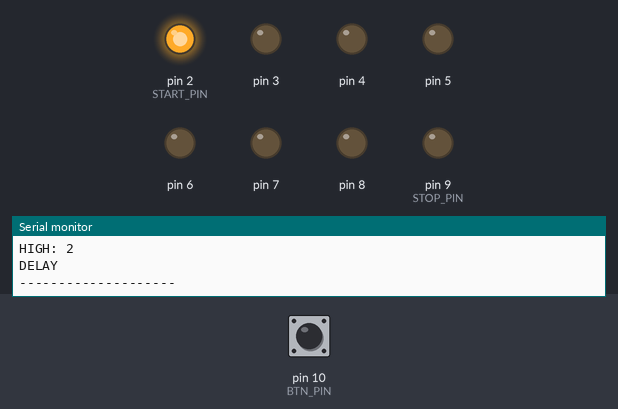
Bench run of a sketch on a simulated Arduino Uno, built with avr-gcc and run on an emulated ATmega328P. On the bench: output pins drawn as LEDs (lit = HIGH), the last lines printed to the serial monitor. The test bench sets the inputs (shaded band); at power-on: pin 10 (BTN_PIN) HIGH.

Above: at 0.1 s.
At 0.7 s:
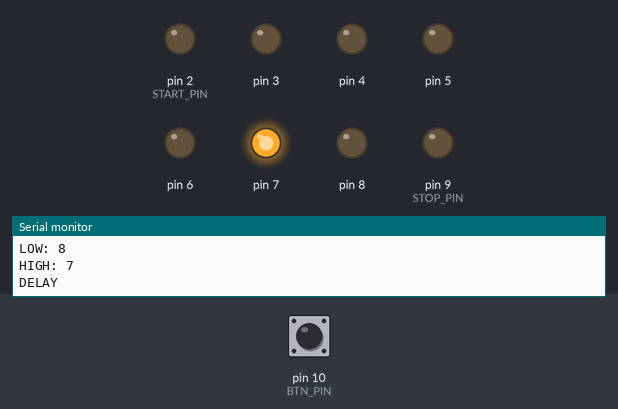
At 1.1 s:
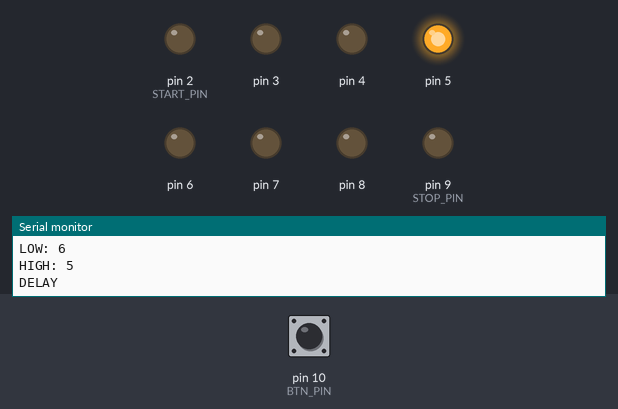
At 1.5 s:
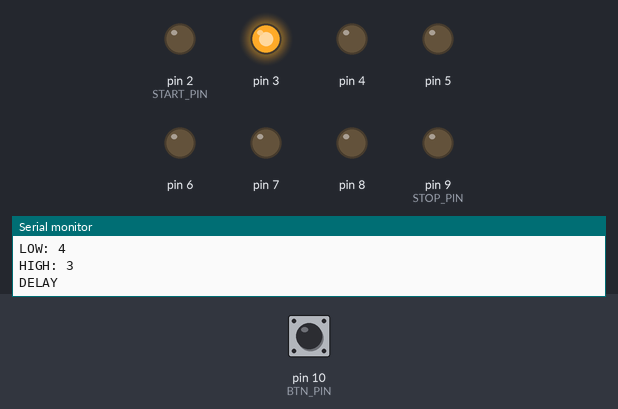
At 2.5 s:
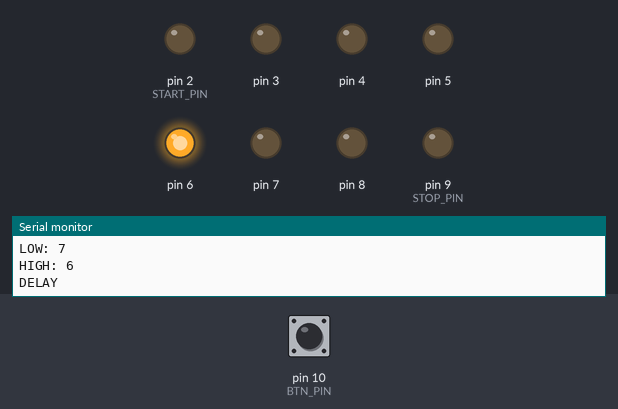
At 3.5 s:
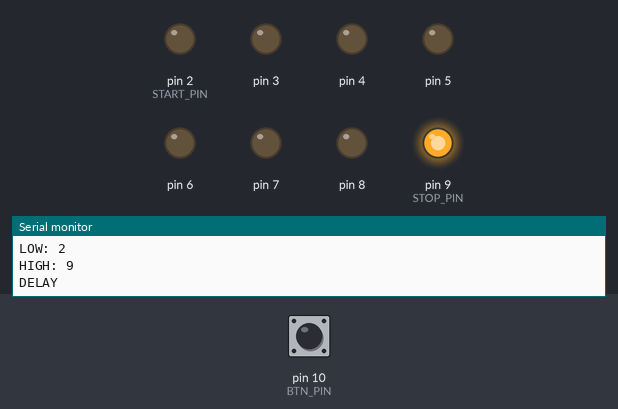
Timing chart, 0 to 3.8 s (numbered marks = the images above):
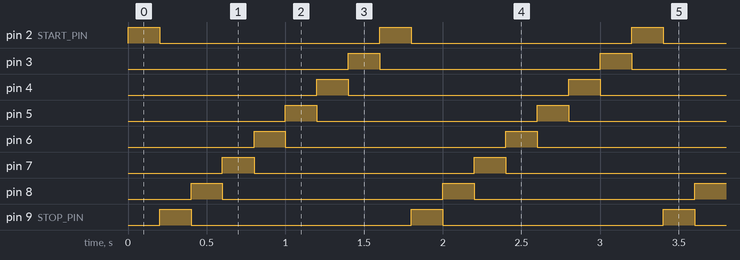

The sketch:

8LED.ino
```cpp
#define BTN_PIN 10
#define PERIOD 200
#define START_PIN 2
#define STOP_PIN 9

const unsigned long debounceDelay = 50;

bool modeState = true;  // false: 右至左; true: 左至右
bool buttonState;
bool lastButtonState = false;

unsigned long lastTime = -PERIOD;
unsigned long lastDebounceTime;

int index = START_PIN - 1;

void setup() {
  Serial.begin(9600);

  pinMode(BTN_PIN, INPUT_PULLUP);
  for (uint8_t pin = START_PIN; pin <= STOP_PIN; pin++) {
    pinMode(pin, OUTPUT);
  }
}

void loop() {
  // 以下為去抖動範例的
  unsigned long nowTime = millis();
  bool reading = digitalRead(BTN_PIN);

  if (reading != lastButtonState) {
    lastDebounceTime = nowTime;
  }
  if ((nowTime - lastDebounceTime) > debounceDelay && reading != buttonState) {
    buttonState = reading;

    if (buttonState) {
      modeState = !modeState;
      Serial.println("--------------------");
    }
  }

  lastButtonState = reading;

  // 以下為
  if (nowTime >= lastTime + PERIOD) {
    lastTime = nowTime;

    digitalWrite(index, LOW);

    Serial.print("LOW: ");
    Serial.println(index);
    if (modeState) {
      if (++index > STOP_PIN) index = START_PIN;
    } else if (--index < START_PIN) index = STOP_PIN;

    digitalWrite(index, HIGH);
    Serial.print("HIGH: ");
    Serial.println(index);
    Serial.println("DELAY");
  }
}
```

Measured:
- by itself, pin 2 (START_PIN), pin 3–8, pin 9 (STOP_PIN): alternates HIGH for 0.20 s and LOW for 1.4 s
- by itself, everything shown: repeats every 1.6 s, in 8 steps
